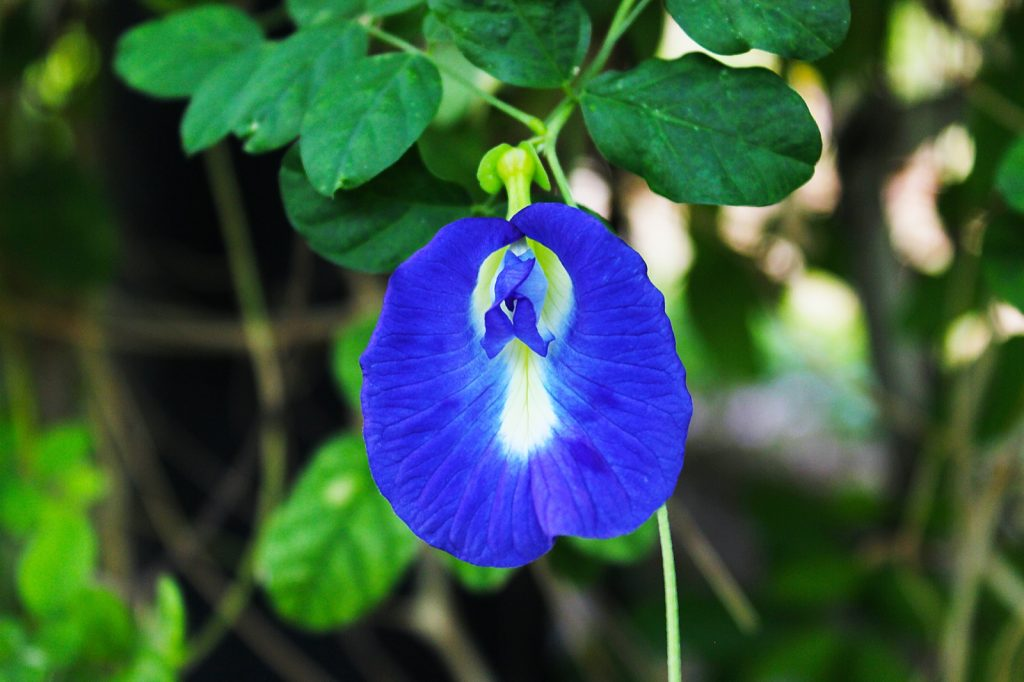
#> input picture blu.jpeg, 1024 x 682 px, given in place of the camera
$ python vision2.py
#> lines starting #> are read from the running program, lines starting #| are printed output that depends on the picture; after the words box and inside, x2 and y2 are one past the last pixel; in counts of white or black regions, pixels touching at a corner belong together
#code sources:
#https://code.likeagirl.io/finding-dominant-colour-on-an-image-b4e075f98097
#https://docs.opencv.org/4.x/df/d9d/tutorial_py_colorspaces.html

#improvements:
# invert mask for contouring
# add in contour tracking
# blur mask to elimminate noise from camera
# add in threshold for contour area to select correct contour of the desired object
import cv2 as cv
import numpy as np


cap = cv.VideoCapture(0)

# for recoding purposes
'''
width= int(cap.get(cv.CAP_PROP_FRAME_WIDTH))
height= int(cap.get(cv.CAP_PROP_FRAME_HEIGHT))

writer= cv.VideoWriter('detection.mp4', cv.VideoWriter_fourcc(*'DIVX'), 20, (width,height))
'''

while(1):
    # Take each frame
    _, frame = cap.read()
#> frame is the input picture: shape (682, 1024, 3); mean B, G, R 69, 86.2, 56.4
    # Convert BGR to HSV
    hsv = cv.cvtColor(frame, cv.COLOR_BGR2HSV)
#> hsv: shape (682, 1024, 3); mean H, S, V 62.9, 143, 107.8
    # define range of blue color in HSV
    lower_blue = np.array([80,50,50])
    upper_blue = np.array([130,255,255])
    # Threshold the HSV image to get only blue colors
    mask = cv.inRange(hsv, lower_blue, upper_blue)
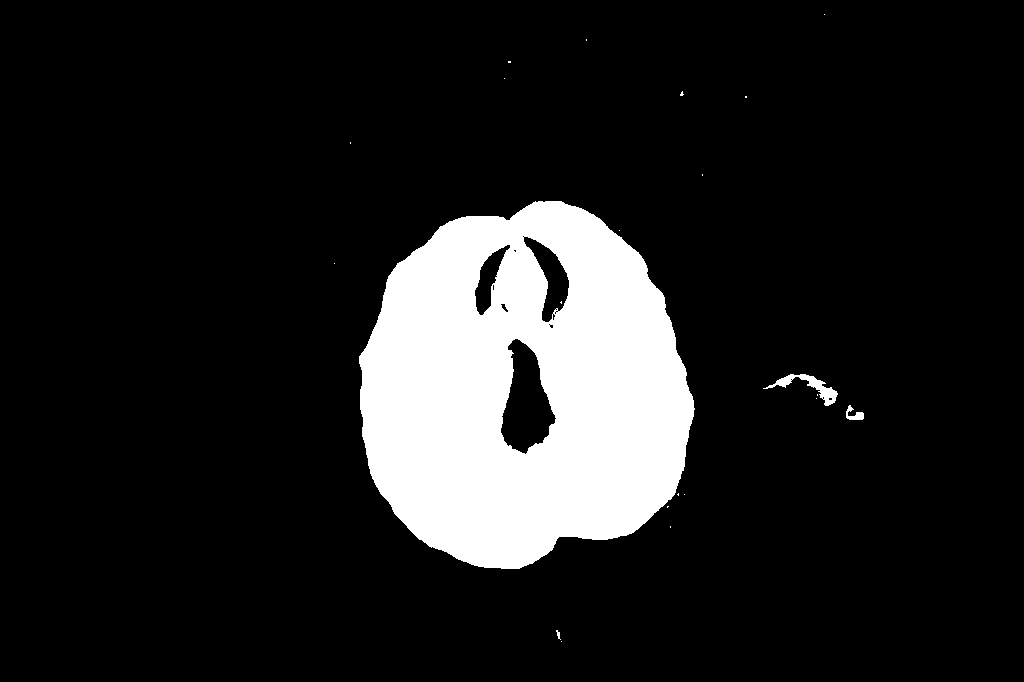
#> mask: shape (682, 1024); 12.8% white; 22 white regions (18 under 20 px), largest, box (x1, y1, x2, y2) and area: (359, 201, 695, 569) 88705, (763, 374, 838, 406) 617, (846, 405, 864, 420) 137, (556, 630, 561, 640) 23
    # Bitwise-AND mask and original image
    res = cv.bitwise_and(frame,frame, mask= mask)
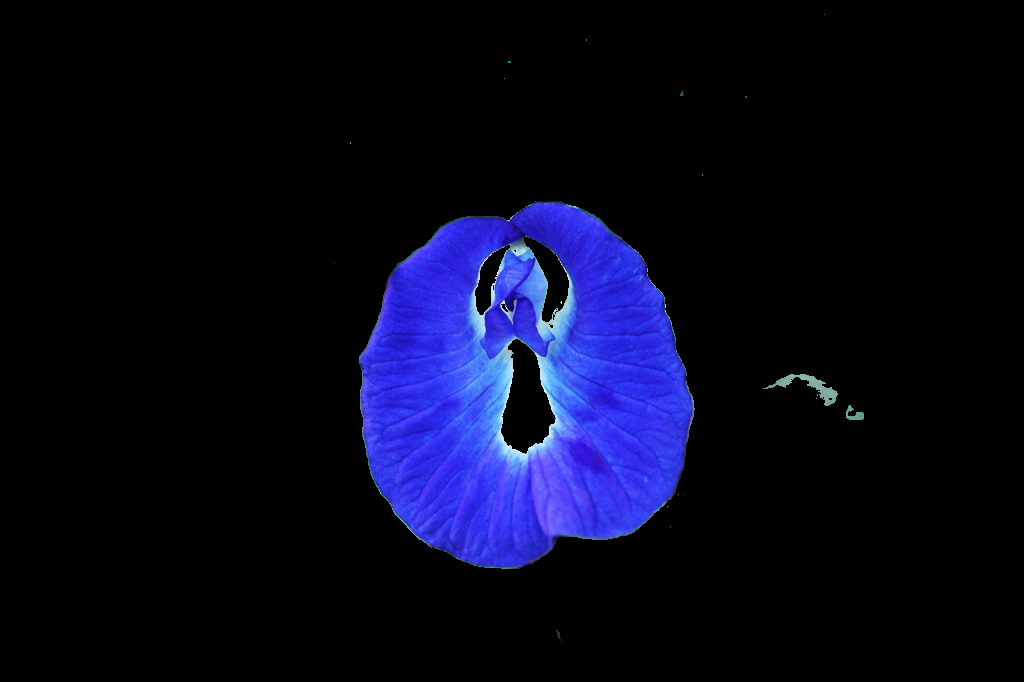
#> res: shape (682, 1024, 3); mean B, G, R 29.4, 8.5, 7.6

    # use median filter to filter out the camera noise
    mask_sm = cv.medianBlur(mask, 13)
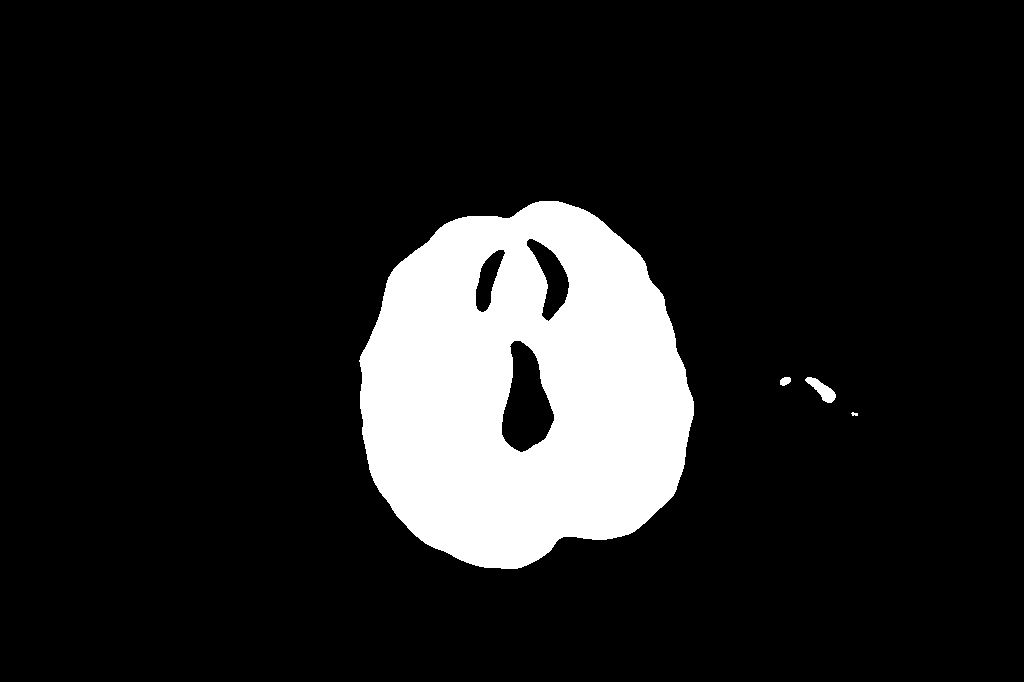
#> mask_sm: shape (682, 1024); 12.8% white; 4 white regions

    # find contours
    contours, hierachy = cv.findContours(mask_sm,cv.RETR_TREE,cv.CHAIN_APPROX_SIMPLE)
#> contours = 7 contours, 1 with area under 20; largest, box (x1, y1, x2, y2) and area: (359, 201, 694, 569) 94519, (501, 340, 555, 453) 3830, (526, 238, 570, 322) 1602, (475, 249, 506, 313) 964, (805, 377, 836, 403) 318, (780, 377, 791, 386) 62

    # draw all contours(for analysis)
    cv.drawContours(frame, contours, -1, 255, 3)
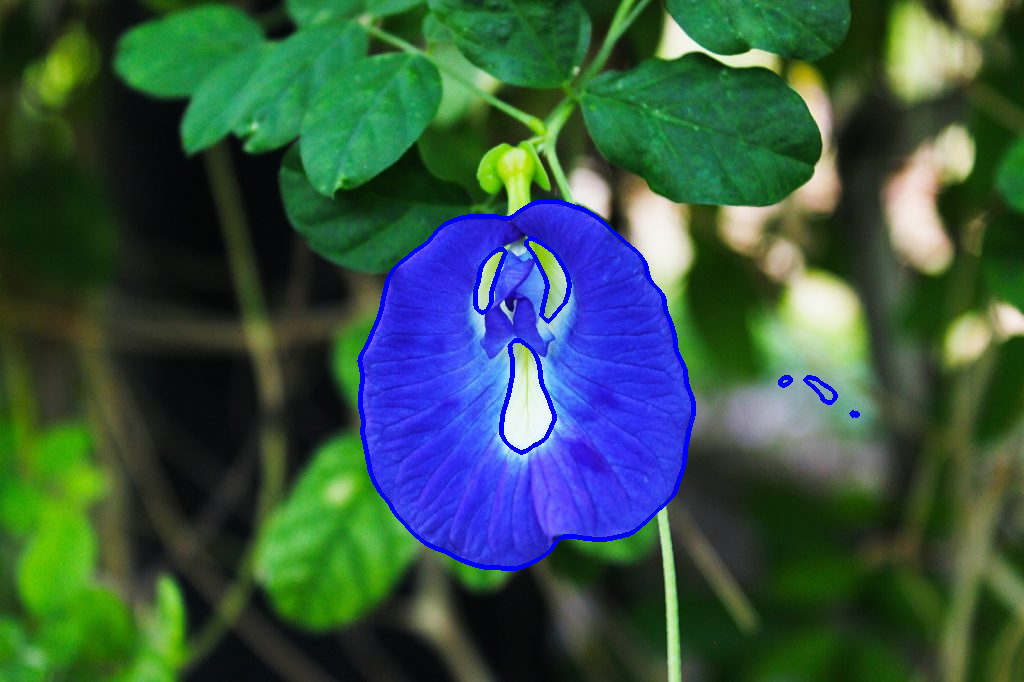
#> frame: shape (682, 1024, 3); 1.21% of pixels changed, all inside (x1, y1, x2, y2) = (357, 199, 860, 571)

    #find largest contour area
    contour_size = np.ones(len(contours))
#> contour_size = [1, 1, 1, 1, 1, 1, 1]
    for i in range(len(contours)):
        contour_size[i] = cv.contourArea(contours[i])
#> this loop made 7 passes
#> after the loop, contour_size = [11.5, 318.5, 61.5, 94519, 3830.5, 964.5, 1601.5]

    # graph the largest contour
    for i in contours:
        if cv.contourArea(i) == max(contour_size):
            x,y,w,h = cv.boundingRect(i)
            cv.rectangle(frame,(x,y),(x+w,y+h),(0,0,255),2)
            cv.rectangle(mask_sm,(x,y),(x+w,y+h),(0,0,255),2)
#> this loop made 7 passes
#> (x, y, w, h) on pass 4: (359, 201, 335, 368)
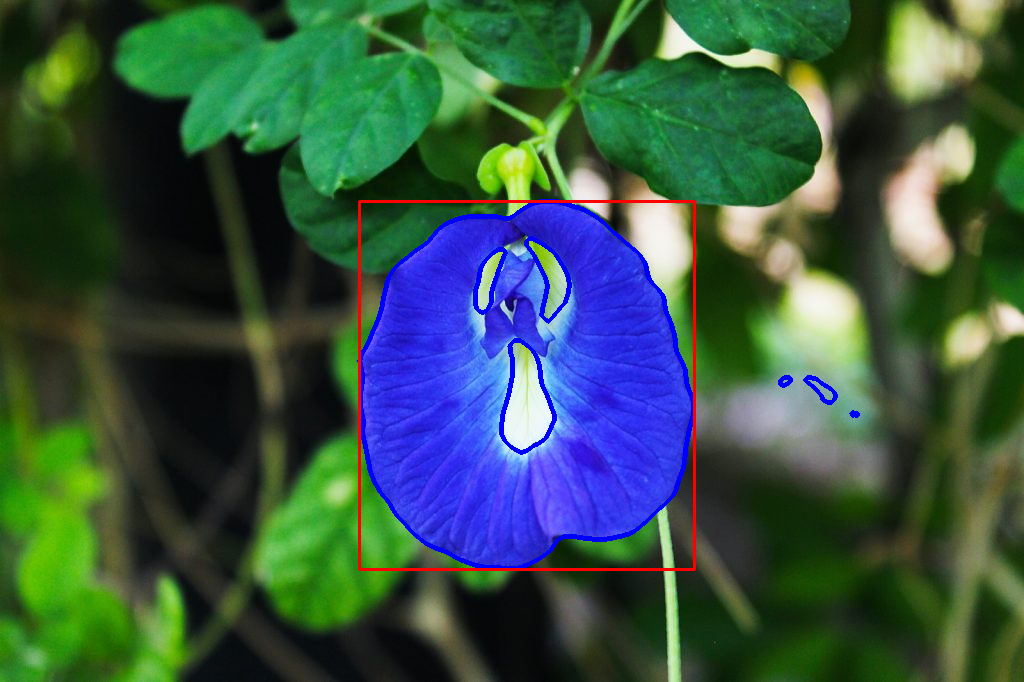
#> frame: shape (682, 1024, 3); 0.6% of pixels changed, all inside (x1, y1, x2, y2) = (358, 200, 696, 571)
#> mask_sm: shape (682, 1024); 12.8% white; 4 white regions, box (x1, y1, x2, y2) and area: (361, 203, 693, 568) 88798, (805, 377, 836, 403) 355, (780, 377, 791, 386) 76, (851, 412, 858, 416) 20

    # put the frame in the window
    cv.imshow('frame',frame)
    cv.imshow('mask',mask_sm)
    cv.imshow('res',res)

    #writer.write(frame)


    k = cv.waitKey(5) & 0xFF
#> (key Esc is pressed here)
    if k == 27:
        break
cap.release()
#> (the run stopped early here; a loop or call above may not have finished)
